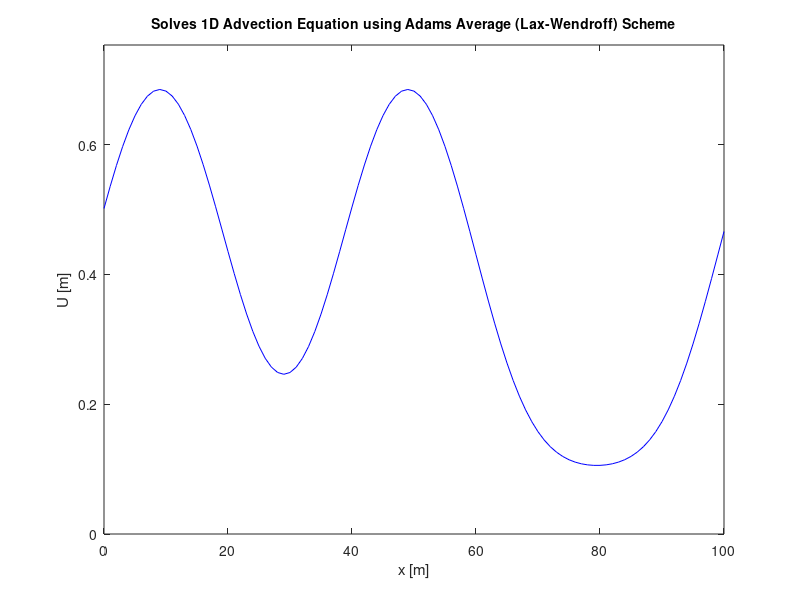

Write MATLAB code to recreate this figure.
%=========================================================================
% Matlab program to solve the 1D Linear Advection equations using a choice
% of five explicit finite difference schemes. First Order Upwind,
% Lax-Friedrichs, Lax-Wendroff, Adams Average (Lax-Friedrichs) and Adams
% Average (Lax-Friedrichs). 
% Velocity is constant.
% A heuristic time step is used.
% Uses periodic boundary conditions (solutions reappears at the opposite
% side of the figure window).
% Initial conditions are discontinuous. 
% Plots the concentration (dependent variable) at each time step.
%
% Additional info
% The Adams Average scheme was devised by the author (James Adams) in 2014.
% The concept is trivial and has been applied to both the Lax-Friedrichs
% and Lax-Wendroff schemes. 
% Numerical experiments have shown that the Adams Average improves the
% performance of each scheme (given that the correct parameters are used).
% Recommended parameters (feel free to change these),
% Adams Average (Lax-Friedrichs) - A = 4 B = 4 C = 1
% Adams Average (Lax-Wendroff) - A = 1 B = 1 C = 5
% =========================================================================

function linearAdvection_JA
clear  % Clears workspace
clc   % Clears history
clf   % Clears figure window

N = 101;  % Defines the no. of grid points
p = 0;   % Sets the lower end of the domain
q = 100; % Sets the upper end of the domain
v = 0.8;  % defines velocity of the water (meters)
dx = (q - p)/(N - 1); % Calculates the grid spacing
dt = 0.8; % Defines the time step.
t = 0;  % Sets the initial time to zero
runtime = 100;  % Defines time program runs for
s = 0.4;    % Sets safety factor to 0.4 (Advised not to change this)
pausetime = 0.1;   % Pause time between animation

x = p : dx : q; % Calculates the value of x using the domain and the grid spacing

for i = 1 : N
    un(i) = U(x(i));  % Defines the initial pollutant using initial conditions
end

fprintf('Select a scheme from the list and enter the corrosponding number \n\nFirst Order Upwind - 1\nLax-Friedrichs - 2 \nLax-Wendroff - 3\nAdams Average (Lax-Friedrichs) - 4\nAdams Average (Lax-Wendroff) - 5\n\n')   
Choice = input('Scheme no. = ');   % Select a scheme to run


if Choice == 2 || Choice == 3   
    A = 1;
    B = 1;          % <<<< DO NOT CHANGE THESE VALUES 
    C = 0;
elseif Choice == 4 
    A = 2;
    B = 2;         % <<<<< Values can be changed
    C = 1;
elseif Choice == 5 
    A = 1;
    B = 1;        % <<<<<<<< Values can be changed 
    C = 5;
end
% ===================== Runs similation ===================================
while t < runtime  % Halts program when inequality is violated
    % Applies periodic boundary conditions depending on choice
    if Choice == 1
        boundary1 = un(N);
        boundary2 = un(1);
        un = [boundary1 un(1:N-1) boundary2];
    elseif Choice == 2 || Choice == 3 || Choice == 4 || Choice == 5
        boundary1 = un(N);
        boundary2 = un(1);
        un = [boundary1 un boundary2];
    end
    
    dt = s * dx / v;  % Calculates time step 
    t = t + dt;   % Adds time step to time 
    
    c = dt/dx;  % Calculates this here to provide efficiency
    
    if Choice == 1  % Applies First Order Upwind scheme
        for j = 2 : N + 1
            u(j) = un(j) - v * c * (un(j) - un(j-1)); 
        end
    elseif Choice == 2 || Choice == 4  % Applies either Lax-Friedrichs or Adams Average (Lax-Friedrichs) scheme
        for j = 2 : N + 1
            u(j) = (A*un(j+1) + B*un(j-1) + C*un(j))/(A+B+C) - v * c * (un(j+1) - un(j-1)); 
        end
    elseif Choice == 3 || Choice == 5  % Applies either Lax-Wendroff or Adams Average (Lax-Wendroff) scheme
        for j = 2 : N + 1
            u(j) = (A*un(j+1) + B*un(j-1) + C*un(j))/(A+B+C) - v * c * (un(j+1) - un(j-1))/2 + c^2 * v^2 * 0.5 * (un(j+1) - 2*un(j) + un(j-1)); 
        end
    end
    
    plot(x,u(2:N+1),'b')    % Plots pollutant (dependent variable)
    xlabel('x [m]')         % Adds appropiate labels
    ylabel('U [m]')
    
    % Adds title depending on scheme choice
    
    if Choice == 1
        title('Solves 1D Advection Equation using FOU Scheme','Fontsize',10)
    elseif Choice == 2
        title('Solves 1D Advection Equation using Lax-Friedrichs Scheme','Fontsize',10)
    elseif Choice == 3
        title('Solves 1D Advection Equation using Lax-Wendroff Scheme','Fontsize',10)
    elseif Choice == 4
        title('Solves 1D Advection Equation using Adams Average (Lax-Friedrichs) Scheme','Fontsize',10)
    elseif Choice == 5
        title('Solves 1D Advection Equation using Adams Average (Lax-Wendroff) Scheme','Fontsize',10)
    end
    
    axis([p q min(u) 1.1*max(u)])  % Sets axis 

    pause(pausetime)   % Shows results for each timestep
    
    un = u(2:N+1);   % Ommits boundary conditions ready for the next time step
  
end
end
% ======================= End of program ==================================

function initial = U(x) % Defines initial conditions.
pollutantstart1 = 20;   % Start of pollutant concentration 1
pollutantend1 = 40;     % End of pollutant concentration 1
pollutantstart2 = 60;   % Start of pollutant concentration 2
pollutantend2 = 80;     % End of pollutant concentration 2

pollutantfloor = 0.1;  % Defines bottom of pollutant
pollutantpeak = 0.8;   % Defines top of pollutant
initial = pollutantfloor;   % Sets up bottom of pollutant 

% ============ Determins the areas in which the pollutant peaks ==========

if x >= pollutantstart1 && x <= pollutantend1
    initial = pollutantpeak;
elseif x >= pollutantstart2 && x <= pollutantend2
    initial = pollutantpeak;
end
end